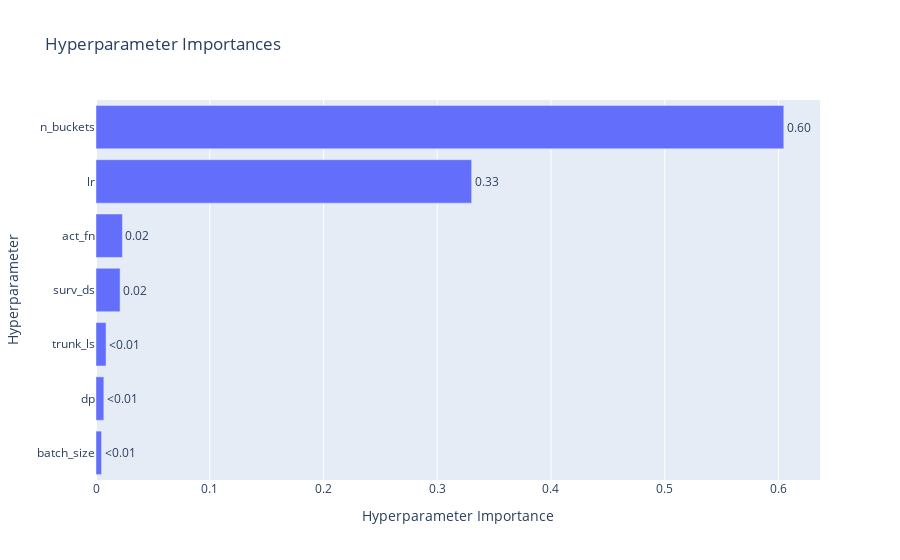
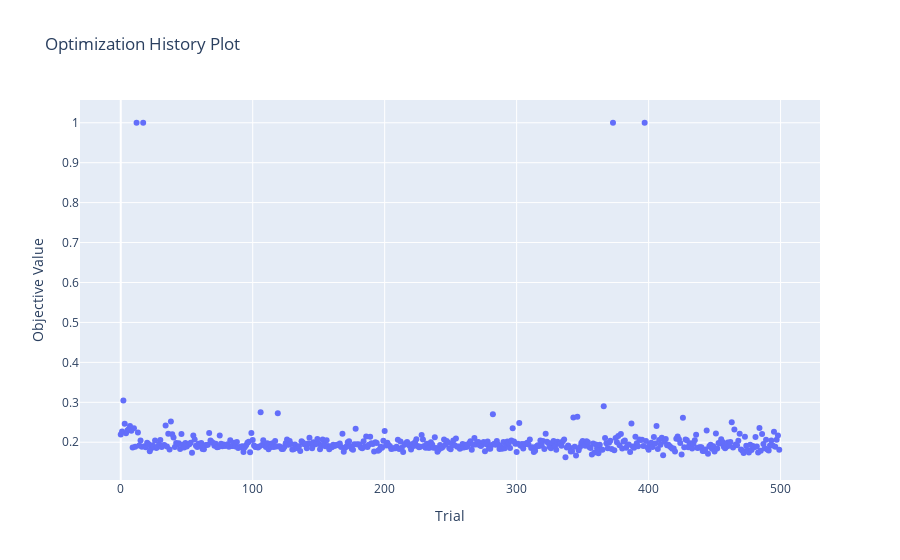

Here is the notebook cell these charts were saved with, in order:
### Markdown cell above
### Survival Prediction

### Code cell
print_study_results("surv_mlp")

### Figure 1 — Plotly figure (JSON) as saved in the notebook; plotly's stock layout.template omitted (floating-point values rounded to 4 significant figures)
{"data": [{"cliponaxis": false, "hovertemplate": ["batch_size (CategoricalDistribution): 0.0048869676931411424<extra></extra>", "dp (CategoricalDistribution): 0.006889576578937114<extra></extra>", "trunk_ls (CategoricalDistribution): 0.00883302157968439<extra></extra>", "surv_ds (CategoricalDistribution): 0.021173224479277792<extra></extra>", "act_fn (CategoricalDistribution): 0.02326096582765305<extra></extra>", "lr (CategoricalDistribution): 0.3302704773564437<extra></extra>", "n_buckets (CategoricalDistribution): 0.6046857664848628<extra></extra>"], "name": "Objective Value", "orientation": "h", "text": ["<0.01", "<0.01", "<0.01", "0.02", "0.02", "0.33", "0.60"], "textposition": "outside", "type": "bar", "x": [0.004887, 0.00689, 0.008833, 0.02117, 0.02326, 0.3303, 0.6047], "y": ["batch_size", "dp", "trunk_ls", "surv_ds", "act_fn", "lr", "n_buckets"]}], "layout": {"title": {"text": "Hyperparameter Importances"}, "xaxis": {"title": {"text": "Hyperparameter Importance"}}, "yaxis": {"title": {"text": "Hyperparameter"}}}}

### Figure 2 — Plotly figure (JSON) as saved in the notebook; plotly's stock layout.template omitted (floating-point values rounded to 4 significant figures; data arrays with more than 128 entries replaced by an {"elided": "..."} marker saying what was removed)
{"data": [{"mode": "markers", "name": "Objective Value", "type": "scatter", "x": {"elided": "500 int values"}, "y": {"elided": "500 float values"}}, {"marker": {"color": "#cccccc"}, "mode": "markers", "name": "Infeasible Trial", "showlegend": false, "type": "scatter", "x": [], "y": []}], "layout": {"title": {"text": "Optimization History Plot"}, "xaxis": {"title": {"text": "Trial"}}, "yaxis": {"title": {"text": "Objective Value"}}}}
